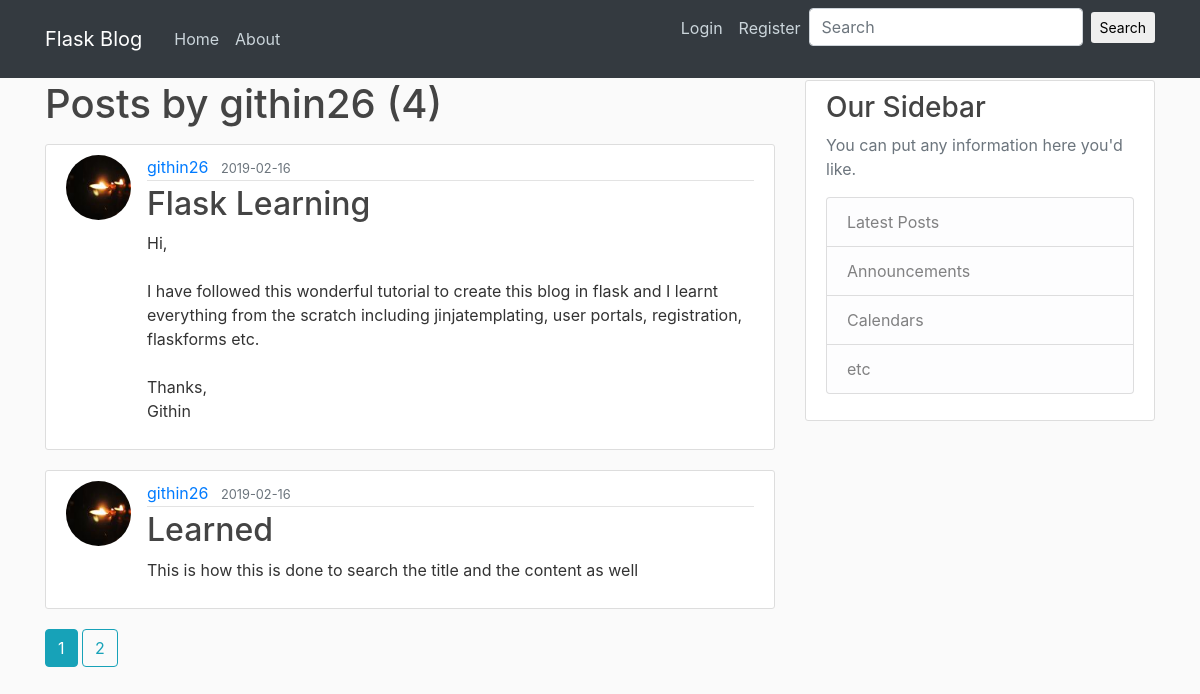
The page /user/githin26 on the database its author committed.
### flaskblog/models.py (models this page shows, shortened)
class User(db.Model,UserMixin):
    id = db.Column(db.Integer, primary_key=True)
    username = db.Column(db.String(20), unique=True, nullable=False)
    email = db.Column(db.String(120), unique=True, nullable=False)
    image_file = db.Column(db.String(20), nullable=False, default='default.jpg')
    password = db.Column(db.String(60), nullable=False)
    posts = db.relationship('Post', backref='author', lazy=True)

class Post(db.Model):
    id = db.Column(db.Integer, primary_key=True)
    title = db.Column(db.String(100), nullable=False)
    date_posted = db.Column(db.DateTime, nullable=False, default=datetime.utcnow)
    content = db.Column(db.Text, nullable=False)
    user_id = db.Column(db.Integer, db.ForeignKey('user.id'), nullable=False)

### flaskblog/routes.py (the view)
@app.route('/user/<string:username>')
def user_posts(username):
    page = request.args.get('page',1,type=int)
    user = User.query.filter_by(username=username).first_or_404()
    posts = Post.query.filter_by(author=user)\
        .order_by(Post.date_posted.desc())\
        .paginate(page=page, per_page=2)
    return render_template('user_posts.html',posts=posts,user=user)

### flaskblog/templates/user_posts.html
{% extends "layout.html" %}
{% block content %}
    <h1 class="mb-3">Posts by {{user.username}} ({{posts.total}})</h1>
    {% for post in posts.items %}
        <article class="media content-section">
            <img class="rounded-circle article-img" src="{{ url_for('static',filename='profile_pics/' + post.author.image_file)}}">
          <div class="media-body">
            <div class="article-metadata">
              <a class="mr-2" href="{{url_for('user_posts',username=post.author.username)}}">{{ post.author.username }}</a>
              <small class="text-muted">{{ post.date_posted.strftime('%Y-%m-%d')}}</small>
            </div>
            <h2><a class="article-title" href="{{ url_for('post',post_id=post.id)}}">{{ post.title }}</a></h2>
            <p class="article-content">{{ post.content }}</p>
          </div>
        </article>
    {% endfor %}
    {% for page_num in posts.iter_pages(left_current=1,right_current=2,left_edge=1,right_edge=1) %}
        {% if page_num %}
            {% if posts.page == page_num %}
                <a class="btn btn-info mb-4" href="{{url_for('user_posts',username=user.username,page=page_num)}}">{{page_num}}</a>
            {% else %}
                <a class="btn btn-outline-info mb-4" href="{{url_for('user_posts',username=user.username,page=page_num)}}">{{page_num}}</a>
            {% endif %}
        {% else %}
            ...
        {% endif %}
    {% endfor %}
{% endblock content %}

### flaskblog/static/main.css (style rules this page uses)
body { background: #fafafa; color: #333333; margin-top: 5rem; }
h1, h2, h3, h4, h5, h6 { color: #444444; }
.content-section { background: #ffffff; padding: 10px 20px; border: 1px solid #dddddd; border-radius: 3px; margin-bottom: 20px; }
.article-title { color: #444444; }
.article-content { white-space: pre-line; }
.article-img { height: 65px; width: 65px; margin-right: 16px; }
.article-metadata { padding-bottom: 1px; margin-bottom: 4px; border-bottom: 1px solid #e3e3e3 }

### rows shown on the page
User: username "githin26"
Post: image_file (picture), author.username "githin26", date_posted "2019-02-16", title "Flask Learning", content "Hi, I have followed this wonderful tutorial to create this blog in flask and I learnt everything from the scratch including jinjatemplating, user portals, registration, flaskforms etc. Thanks, Githin"
Post: image_file (picture), author.username "githin26", date_posted "2019-02-16", title "Learned", content "This is how this is done to search the title and the content as well"

### other values the page prints
{{ posts.total }} "4"
{{ page_num }} "1"
{{ page_num }} "2"
